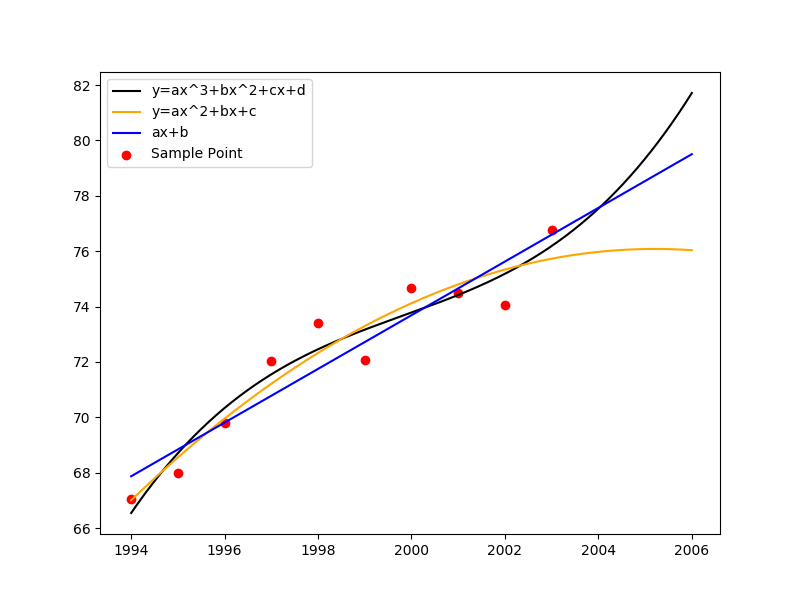

Python code for this plot:
"""
用最小二乘法拟合1中的数据
分别拟合为 1. 一次曲线 2.抛物线 3.三次曲线
计算均方误差
估计2010年产值
均方误差下,哪个拟合最好
"""
from scipy.optimize import leastsq
import matplotlib.pyplot as plt
import numpy as np


x_array = np.arange(1994, 2004, 1)
y_array = np.array([67.052, 68.008, 69.803, 72.024, 73.400, 72.063, 74.669, 74.487, 74.065, 76.777])


def aim_func1(p, x):
    """
    一次多项式拟合的方程
    :param p:
    :param x:
    :return:
    """
    a1, a0 = p
    return a1*x + a0


def aim_func2(p, x):
    """
    二次多项式(曲线)拟合的方程
    """
    a2, a1 , a0 = p
    return a2*(x**2) + a1*x + a0


def error1(p, x, y):
    return aim_func1(p, x)-y


def error2(p, x, y):
    return aim_func2(p, x)-y


p1 = [0, 0]
p2 = [0, 0, 0]
Para1 = leastsq(error1, p1, args=(x_array, y_array))
Para2 = leastsq(error2, p2, args=(x_array, y_array))
a11, a10 = Para1[0]

def f1(x):
    return a11*x + a10
mean1 = 0
mean_square_error1 = 1
for i in range(len(x_array)):
    mean1 += (f1(x_array[i]) - y_array[i])**2
    mean_square_error2 = mean1**0.5
print("拟合为直线时的均方差: " + str(mean_square_error1))
print("估计2010年的值为: " + str(f1(2010)))

a22, a21, a20 = Para2[0]


def f2(x):
    return a22*(x**2) + a21*x + a20
mean2 = 0
mean_square_error2 = 1
for i in range(len(x_array)):
    mean2 += (f2(x_array[i]) - y_array[i])**2
    mean_square_error2 = mean2**0.5
print("拟合曲线为抛物线时的均方差: " + str(mean_square_error2))
print("估计2010年的值为: " + str(f2(2010)))


def three_times_fit():
    # 初始化
    x_array = np.arange(4, 14, 1)
    y_array = np.array([67.052, 68.008, 69.803, 72.024, 73.400, 72.063, 74.669, 74.487, 74.065, 76.777])
    m = len(x_array)
    a = np.zeros((4, 4), dtype='float64')
    b = np.zeros((4, 1))

    def f(i, x):
        """
        基函数span{1,x,x^2,x^3}
        """
        if i == 0:
            return 1
        elif i == 1:
            return x
        elif i == 2:
            return x ** 2
        else:
            return x ** 3

    def compute_eq():
        """
        计算法方程组的两个相关矩阵
        并求出稀疏矩阵res
        :return:
        """
        for i in range(4):
            for j in range(4):
                for x in x_array:
                    a[i][j] += f(i, x) * f(j, x)

        for i in range(4):
            for j in range(len(y_array)):
                b[i] += y_array[j] * f(i, x_array[j])

        a_inv = np.linalg.inv(a)
        res = np.dot(a_inv, b)
        return res

    res = compute_eq()

    def fit_y(x_r):
        x = x_r - 1990
        return res[0] + res[1] * x + res[2] * (x ** 2) + res[3] * (x ** 3)

    x = np.linspace(1994, 2006, 100000)
    plt.plot(x, fit_y(x), color="black", label="y=ax^3+bx^2+cx+d")

    def mean_square_error(x_array, y_array, y):
        mean_error = 0
        for i in range(len(x_array)):
            mean_error += (y_array[i] - y(x_array[i]+1990))**2
            return mean_error**0.5

    mean_square_error3 = mean_square_error(x_array, y_array, fit_y)
    print("拟合三次的均方差是: " + str(float(mean_square_error3)))
    fit2010 = fit_y(2010)
    print("估计2010年的值为: " + str(float(fit2010)))


plt.figure(figsize=(8, 6))
three_times_fit()
plt.scatter(x_array, y_array, color="red", label="Sample Point")
x = np.linspace(1994, 2006, 100000)
y2 = a22*(x*x) + a21*x + a20
plt.plot(x, y2, color="orange", label="y=ax^2+bx+c")
y1 = a11*x + a10
plt.plot(x, y1, color="blue", label="ax+b")

plt.legend()
plt.savefig("最小二乘法321.png")
